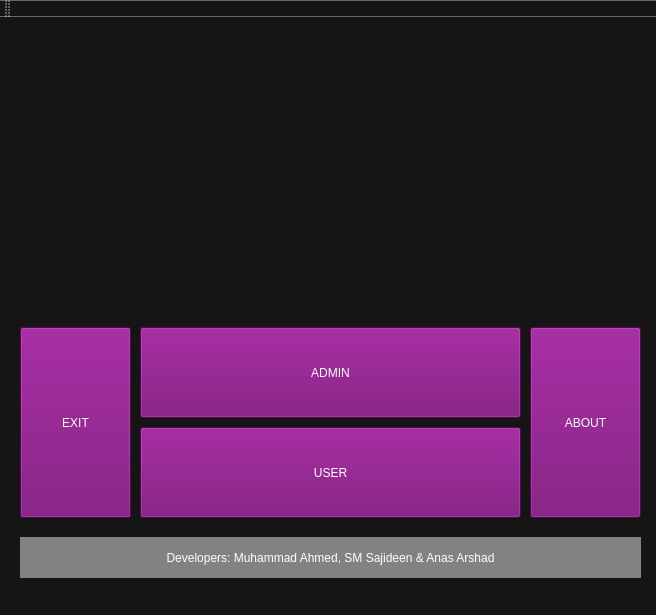
<?xml version="1.0" encoding="UTF-8"?>
<ui version="4.0">
 <class>MainWindow</class>
 <widget class="QMainWindow" name="MainWindow">
  <property name="geometry">
   <rect>
    <x>0</x>
    <y>0</y>
    <width>656</width>
    <height>615</height>
   </rect>
  </property>
  <property name="cursor">
   <cursorShape>ArrowCursor</cursorShape>
  </property>
  <property name="windowTitle">
   <string>Casino Night</string>
  </property>
  <property name="styleSheet">
   <string notr="true">background-color: rgb(21, 21, 21);
color: rgb(255, 255, 255);
font: 87 18pt &quot;Segoe UI Black&quot;;</string>
  </property>
  <widget class="QWidget" name="centralWidget">
   <widget class="QLabel" name="label">
    <property name="geometry">
     <rect>
      <x>70</x>
      <y>0</y>
      <width>511</width>
      <height>281</height>
     </rect>
    </property>
    <property name="text">
     <string/>
    </property>
    <property name="pixmap">
     <pixmap>../245009_thumb.png</pixmap>
    </property>
    <property name="scaledContents">
     <bool>true</bool>
    </property>
   </widget>
   <widget class="QPushButton" name="pushButton">
    <property name="geometry">
     <rect>
      <x>140</x>
      <y>310</y>
      <width>381</width>
      <height>91</height>
     </rect>
    </property>
    <property name="styleSheet">
     <string notr="true">background-color: rgb(118, 5, 116);</string>
    </property>
    <property name="text">
     <string>ADMIN</string>
    </property>
   </widget>
   <widget class="QPushButton" name="pushButton_2">
    <property name="geometry">
     <rect>
      <x>140</x>
      <y>410</y>
      <width>381</width>
      <height>91</height>
     </rect>
    </property>
    <property name="styleSheet">
     <string notr="true">background-color: rgb(118, 5, 116);</string>
    </property>
    <property name="text">
     <string>USER</string>
    </property>
   </widget>
   <widget class="QPushButton" name="pushButton_3">
    <property name="geometry">
     <rect>
      <x>20</x>
      <y>310</y>
      <width>111</width>
      <height>191</height>
     </rect>
    </property>
    <property name="styleSheet">
     <string notr="true">background-color: rgb(118, 5, 116);</string>
    </property>
    <property name="text">
     <string>EXIT</string>
    </property>
   </widget>
   <widget class="QPushButton" name="pushButton_4">
    <property name="geometry">
     <rect>
      <x>530</x>
      <y>310</y>
      <width>111</width>
      <height>191</height>
     </rect>
    </property>
    <property name="styleSheet">
     <string notr="true">background-color: rgb(118, 5, 116);</string>
    </property>
    <property name="text">
     <string>ABOUT</string>
    </property>
   </widget>
   <widget class="QLabel" name="label_2">
    <property name="geometry">
     <rect>
      <x>20</x>
      <y>520</y>
      <width>621</width>
      <height>41</height>
     </rect>
    </property>
    <property name="styleSheet">
     <string notr="true">font: 87 15pt &quot;Segoe UI Black&quot;;
background-color: rgb(130, 130, 130);</string>
    </property>
    <property name="text">
     <string>Developers: Muhammad Ahmed, SM Sajideen &amp; Anas Arshad</string>
    </property>
    <property name="alignment">
     <set>Qt::AlignCenter</set>
    </property>
   </widget>
  </widget>
  <widget class="QMenuBar" name="menuBar">
   <property name="geometry">
    <rect>
     <x>0</x>
     <y>0</y>
     <width>656</width>
     <height>38</height>
    </rect>
   </property>
  </widget>
  <widget class="QToolBar" name="mainToolBar">
   <attribute name="toolBarArea">
    <enum>TopToolBarArea</enum>
   </attribute>
   <attribute name="toolBarBreak">
    <bool>false</bool>
   </attribute>
  </widget>
  <widget class="QStatusBar" name="statusBar"/>
 </widget>
 <layoutdefault spacing="6" margin="11"/>
 <resources/>
 <connections/>
</ui>
